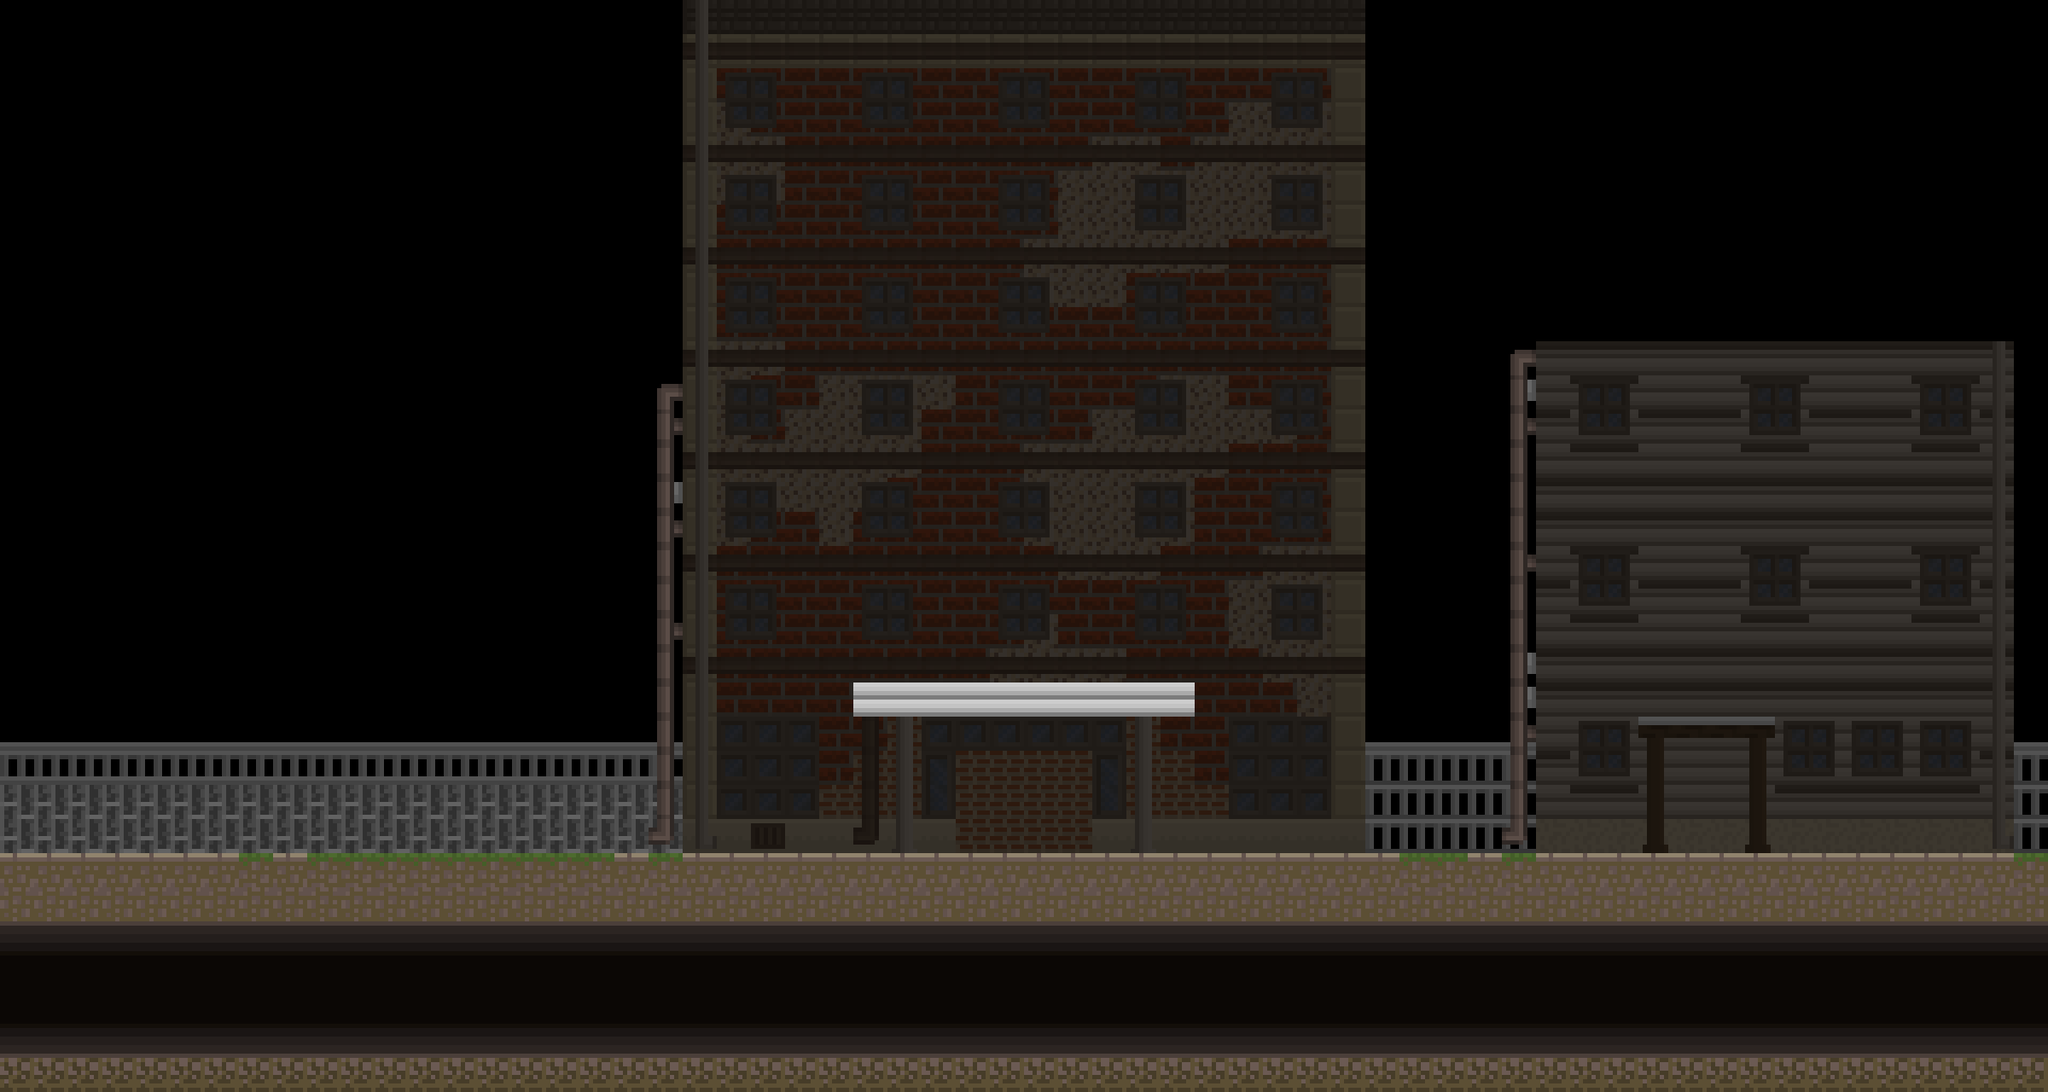

This is a level from a 2D game, rendered from its Tiled map with the project's own tilesets. A one-line summary and the map file follow, with tile-layer data summarised:
An orthogonal 60x32 tile map with 40x40 px tiles, 5 tile layers (walls, subDecals, decals, bg, ...) and 2 objects (2x door).

<map version="1.0" orientation="orthogonal" renderorder="left-up" width="60" height="32" tilewidth="40" tileheight="40" nextobjectid="18">
 <tileset firstgid="1" name="tilesetBig" tilewidth="40" tileheight="40">
  <image source="../assets/tilesetBig.png" width="640" height="640" />
 </tileset>
 <layer name="walls" width="60" height="32">
  <data>[1920 cells, 770 non-empty, 10 distinct tile ids]</data>
 </layer>
 <layer name="subDecals" width="60" height="32">
  <data>[1920 cells, 356 non-empty, 8 distinct tile ids]</data>
 </layer>
 <objectgroup name="objectsLayer">
  <object id="1" name="house" type="door" x="1154.67" y="890.667" width="89.3333" height="110">
   <properties>
    <property name="destX" value="60" />
    <property name="destY" value="1000" />
    <property name="sprite" value="door" />
   </properties>
  </object>
  <object id="17" name="townHouse" type="door" x="1955.33" y="890" width="89.3333" height="110">
   <properties>
    <property name="destX" value="60" />
    <property name="destY" value="1000" />
    <property name="sprite" value="door" />
   </properties>
  </object>
 </objectgroup>
 <layer name="decals" width="60" height="32">
  <data>[1920 cells, 515 non-empty, 21 distinct tile ids]</data>
 </layer>
 <layer name="bg" width="60" height="32" opacity="0.8">
  <data>[1920 cells, 830 non-empty, 1 distinct tile ids]</data>
 </layer>
 <layer name="layer" width="60" height="32">
  <data>[1920 cells, 194 non-empty, 6 distinct tile ids]</data>
 </layer>
</map>
